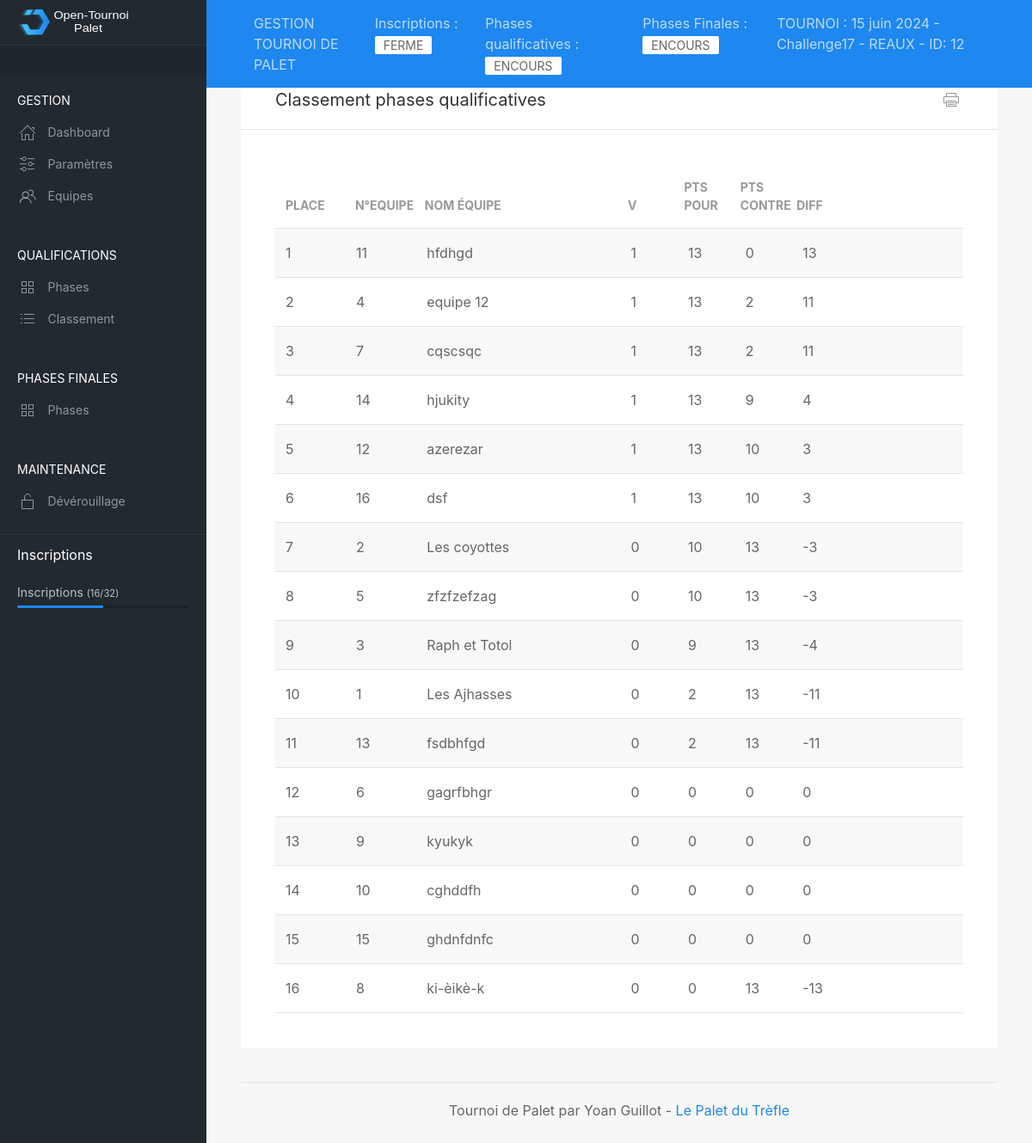
The app's page /index.php?idtournoi=12&page=classementqualifs, older data.
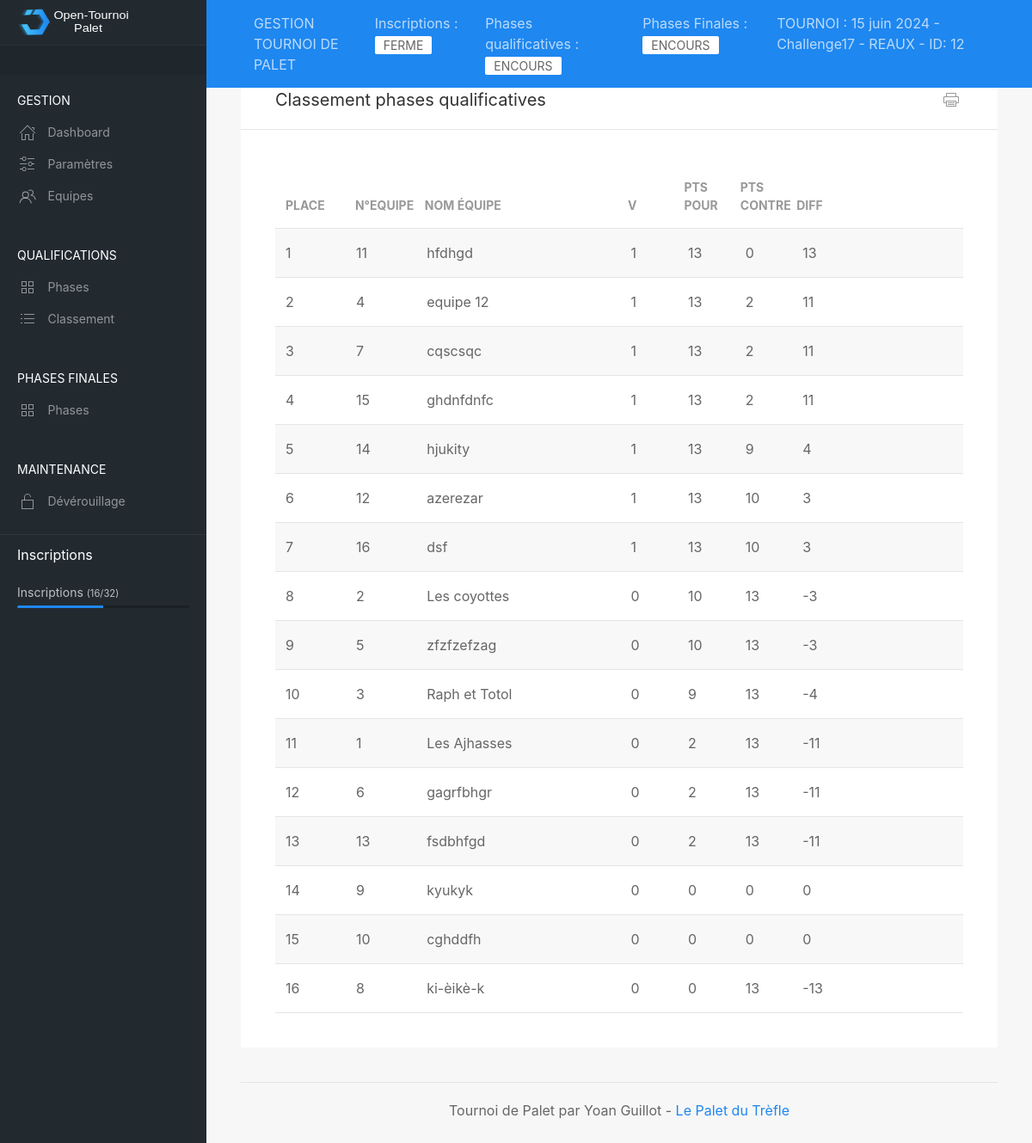
The same page, newer data.
### tables this page shows
CREATE TABLE equipes (id_tournoi INTEGER REFERENCES tournois (id_tournoi) ON DELETE CASCADE NOT NULL, id_equipe INTEGER PRIMARY KEY AUTOINCREMENT UNIQUE NOT NULL, num_equipe INTEGER, nom_equipe TEXT (240), joueur1 TEXT (240) NOT NULL, joueur2 TEXT (240), joueur3 TEXT (240), nb_victoires NUMERIC, pts_pour NUMERIC, pts_contre NUMERIC, pts_diff NUMERIC, dispo_phasesfinales TEXT NOT NULL DEFAULT oui);

### includes/fonctions.inc.php (called while the page is built, shortened)
<?php
function classementQualifs($idTournoi)
{
	global $db;
	$resultats = $db->query('SELECT * FROM equipes WHERE id_tournoi == '.$idTournoi.' ORDER BY nb_victoires DESC, pts_pour DESC, pts_diff DESC');
	while ($row = $resultats->fetchArray(1)) {
		$classementQualifs[] = $row;
	}
	return $classementQualifs;
}
function listeEquipes($idTournoi)
{
	global $db;
	$resultats = $db->query('SELECT * FROM equipes WHERE id_tournoi == '.$idTournoi.'');
	while ($row = $resultats->fetchArray(1)) {
		$listeEquipes[] = $row;
	}
	return $listeEquipes;
}
?>

### includes/classementqualifs.inc.php (the view, shortened to what this page needs)
<div class="uk-grid uk-grid-medium" data-uk-grid uk-sortable="handle: .sortable-icon">
	<div class="uk-width-1-1">
		<div class="uk-card uk-card-default uk-card-hover">
			<div class="uk-card-header">
				<div class="uk-grid uk-grid-small">
					<div class="uk-width-auto"><h4>Classement phases qualificatives</h4></div>
					<div class="uk-width-expand uk-text-right panel-icons">
						<form id="formPrint-classementQualifs" method="POST">
							<a href="javascript:document.getElementById('formPrint-classementQualifs').submit();" type="submit" class="uk-icon-link" title="Imprimer" data-uk-tooltip data-uk-icon="icon: print"></a>
						</form>
					</div>
				</div>
			</div>
			<div class="uk-card-body">
				<div uk-overflow-auto>
					<table class="uk-table uk-table-striped">
						<thead>
							<tr>
								<th style="width: 100%">
									<div style="display:inline-block;width: 10%">Place</div>
									<div style="display:inline-block;width: 10%">N°Equipe</div>
									<div style="display:inline-block;width: 30%">Nom équipe</div>
									<div style="display:inline-block;width: 8%">V</div>
									<div style="display:inline-block;width: 8%">Pts Pour</div>
									<div style="display:inline-block;width: 8%">Pts Contre</div>
									<div style="display:inline-block;width: 8%">Diff</div>
								</th>
							</tr>
						</thead>
<?php
	$classementQualifs = classementQualifs($idTournoi);
	$placeEquipe = 1;
	foreach($classementQualifs as $row) {
		echo "<tr id=\"idplace-". $placeEquipe ."\">
				<td style=\"with:100%\">
					<div style=\"display:inline-block;width: 10%\" >". $placeEquipe ."</div>
					<div style=\"display:inline-block;width: 10%\" >". $row['num_equipe'] ."</div>
					<div style=\"display:inline-block;width: 30%\" >". $row['nom_equipe'] ."</div>
					<div style=\"display:inline-block;width: 8%\" >". $row['nb_victoires'] ."</div>
					<div style=\"display:inline-block;width: 8%\" >". $row['pts_pour'] ."</div>
					<div style=\"display:inline-block;width: 8%\" >". $row['pts_contre'] ."</div>
					<div style=\"display:inline-block;width: 8%\" >". $row['pts_diff'] ."</div>
				</form>
				</td>
			</tr>";
		$placeEquipe = $placeEquipe + 1;
	}
?>
					</table>
				</div>
			</div>
		</div>
	</div>
</div>

Row changes from the older to the newer data that the page shows:
changed equipes "ghdnfdnfc": nb_victoires "0" → "1"; pts_pour "0" → "13"; pts_contre "0" → "2"; pts_diff "0" → "11"; moves up the list
changed equipes "gagrfbhgr": pts_pour "0" → "2"; pts_contre "0" → "13"; pts_diff "0" → "-11"; moves down the list
